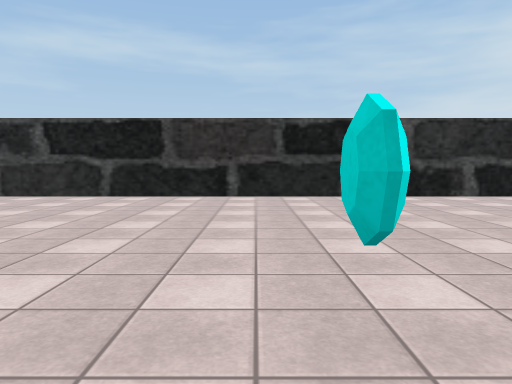
view 1 (above)

24 first-person views from a walk through a 3-D level made in the Unity game engine. The camera is 1.2 m above the floor, tilts 4° down and sees 70° across. The floor is counted in squares, 2 m on a side. Each view is taken from the middle of a square. On the plan, view 1 faces up. The plan holds only what a view shows up to about 10 squares ahead; the rest is blank. The place goes on beyond the plan. Door leaves are left out, so doorways stand open. Some surface patterns are stand-ins.

view 2
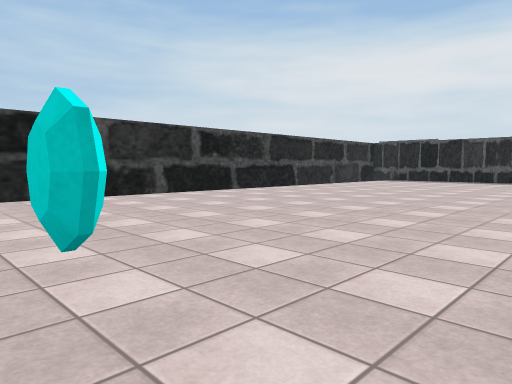

view 3
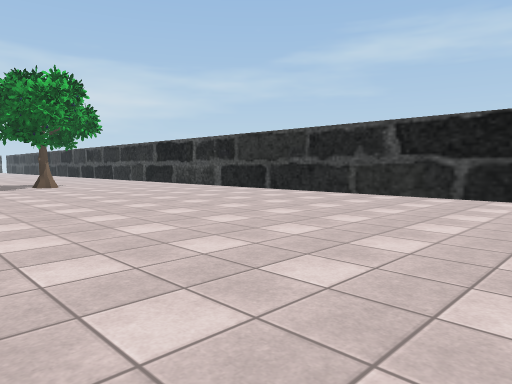

view 4
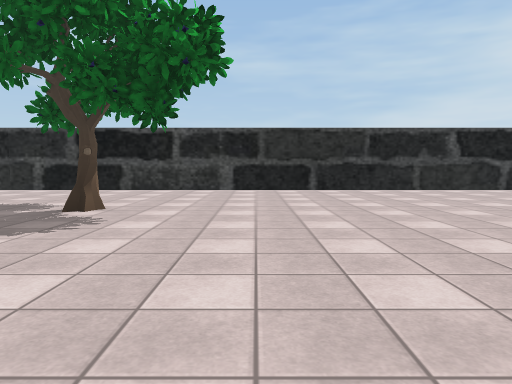

view 5
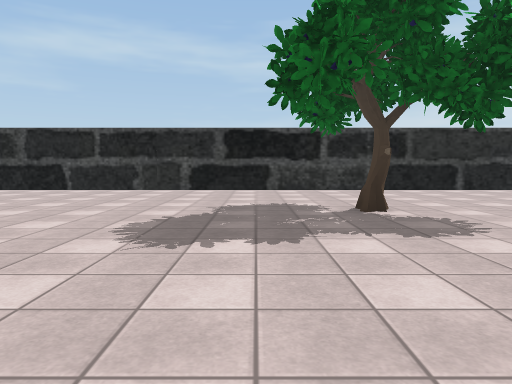

view 6
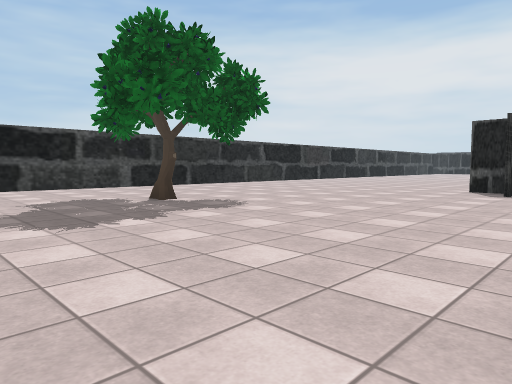

view 7
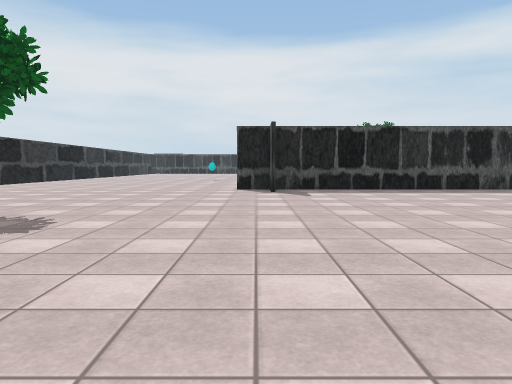

view 8
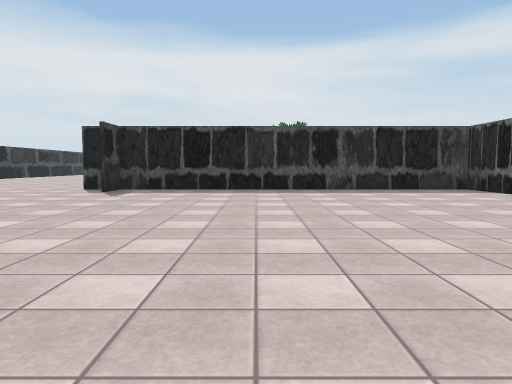

view 9
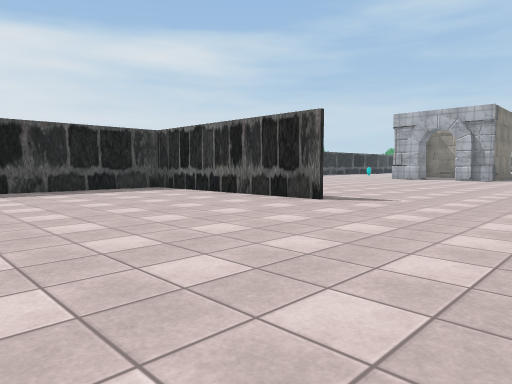

view 10
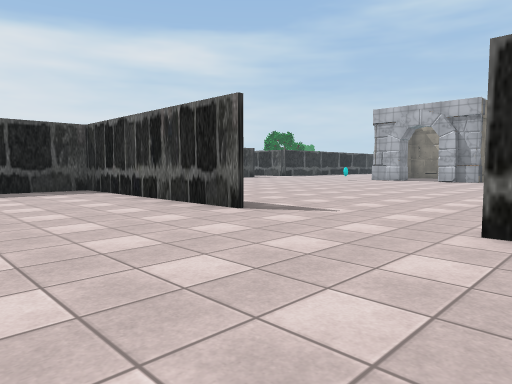

view 11
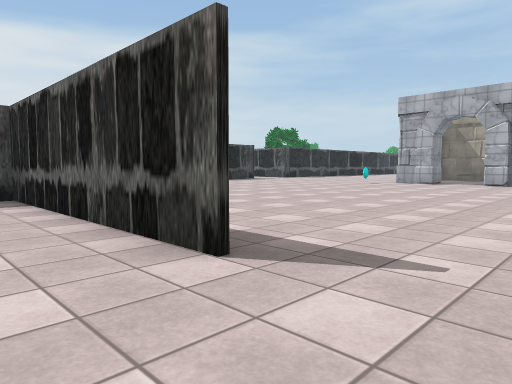

view 12
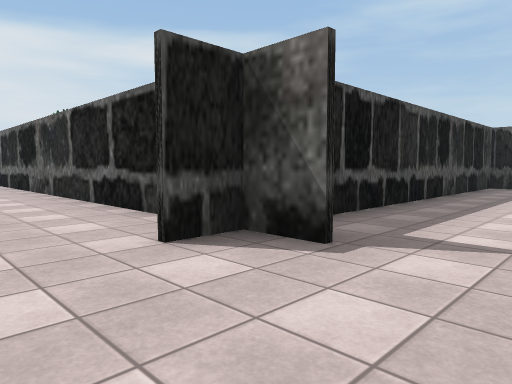

view 13
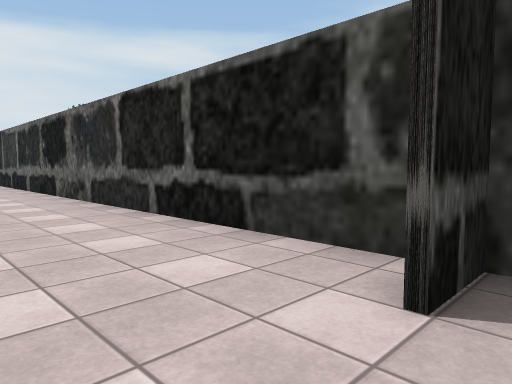

view 14
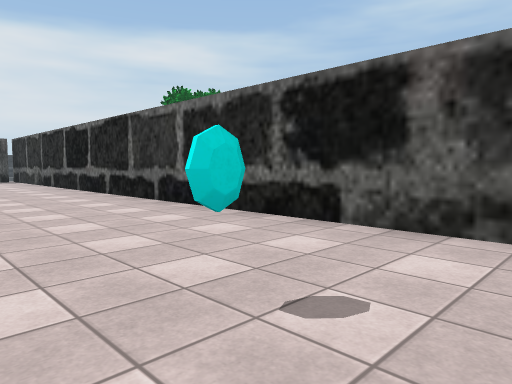

view 15
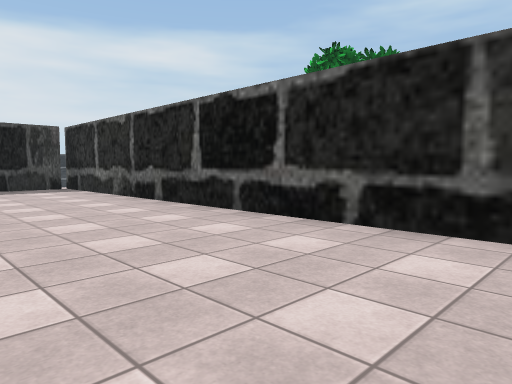

view 16
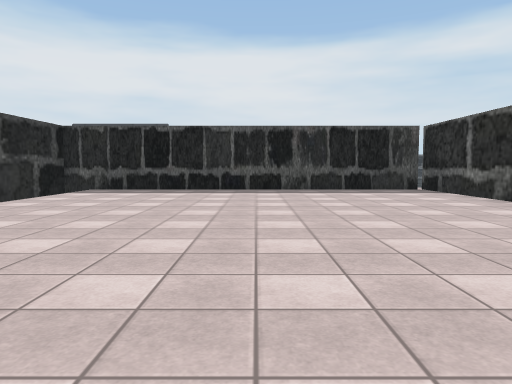

view 17
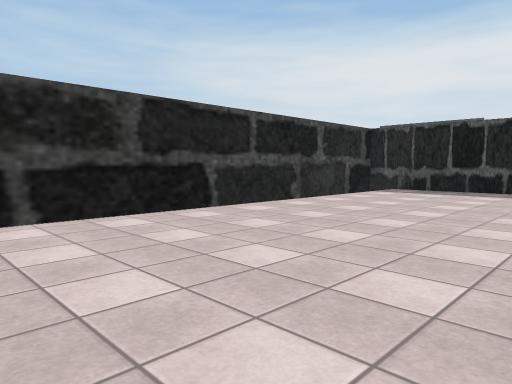

view 18
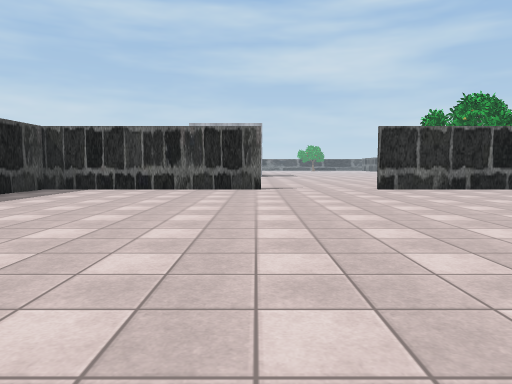

view 19
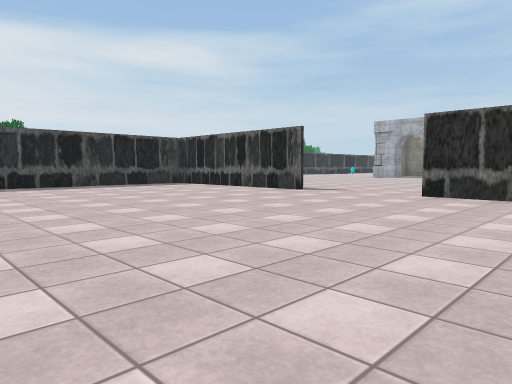

view 20
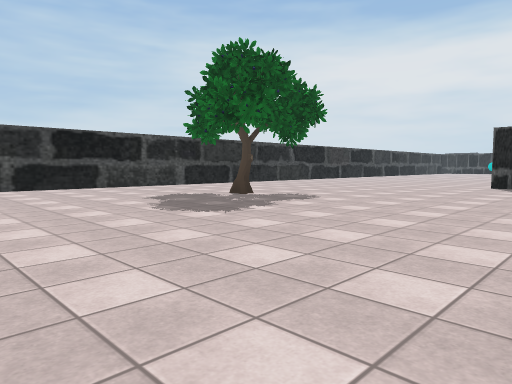

view 21
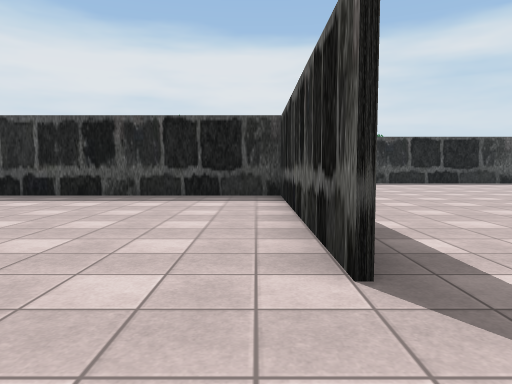

view 22
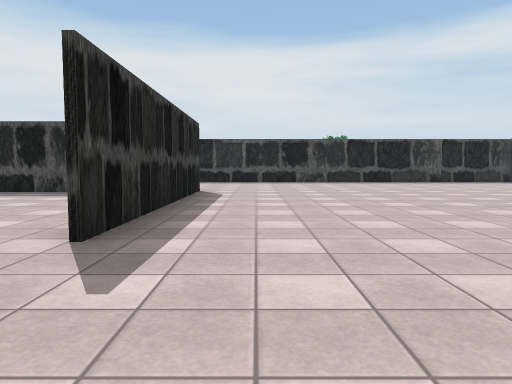

view 23
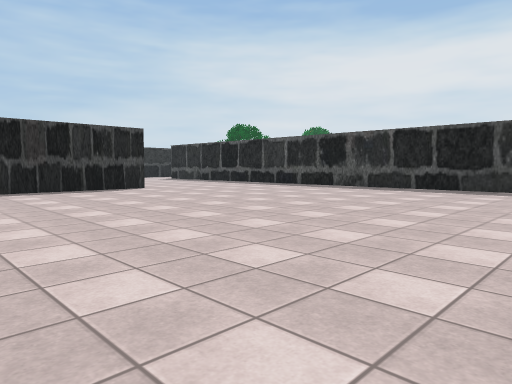

view 24
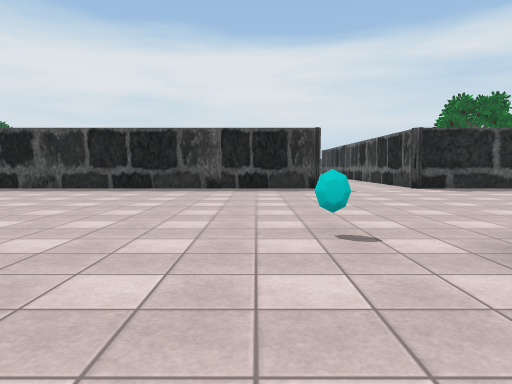

### Floor plan
Points are (right, up) in squares from view 1. A wall is a line through its corners. A room is listed if a view was taken in it or the views show most of it. See-through windows are left out.
Room 1 (views 1, 2, 3, 4, 5, 6, 7, 8, 9, 10, 11, 12, 13, 14, 15, 16, 17, 18, 19, 20, 21)
walls: (-6.4, -1.5) (-7.5, -1.5); (-7.5, -1.4) (15.5, -1.4) (15.5, 7.9) (6.8, 7.9); (1.9, 7.9) (-18.5, 7.9); (6.2, 7.9) (3.2, 7.9); (-12.2, -10.5) (-6.5, -10.5) (-6.5, -0.5); (-18.5, -10.5) (-15.1, -10.5)
ways out: opening at (-14, -10) to room 2
objects: tree (-12, 3); other object (0, 1)
Room 2 (views 22, 23, 24)
walls: (-1, -21.9) (-1, -13); (-1, -27) (-1, -24.2); (-6, -10.6) (-12.2, -10.6)
ways out: opening at (-14, -10) to room 1
objects: other object (-8, -21)

Positions as (right, up) in squares from view 1, and headings:
1: (0, 0), facing up
2: (0, 0), facing up-right
3: (-1, 0), facing up-left
4: (-10, -2), facing up
5: (-14, -2), facing up
6: (-16, -3), facing up-right
7: (-16, -1), facing right
8: (-16, -5), facing right
9: (-16, -5), facing down-right
10: (-16, -7), facing down-right
11: (-14, -9), facing down-right
12: (-9, 1), facing down-right
13: (-7, 1), facing down-right
14: (-1, 2), facing down-right
15: (5, 2), facing down-right
16: (6, 3), facing right
17: (6, 3), facing up-right
18: (-12, -1), facing down
19: (-18, -3), facing down-right
20: (-18, -3), facing up-right
21: (-14, -10), facing right
22: (-15, -12), facing right
23: (-11, -20), facing up-right
24: (-11, -20), facing right
